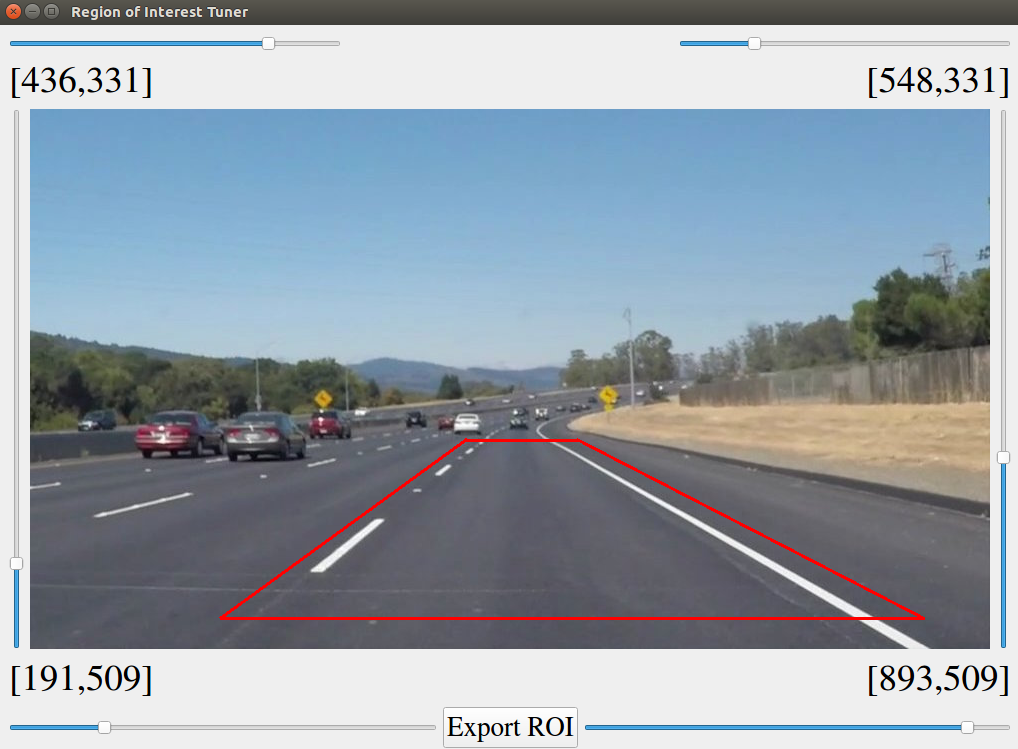
#> input picture utils/roi.png, 1018 x 749 px
$ python -i Helper.py   (imports and definitions only)
#> lines starting #> are read from the running program, lines starting #| are printed output that depends on the picture

import matplotlib.pyplot as plt
import matplotlib.image as mpimg
import numpy as np
import statistics
import cv2
import math


class ImageOperations(object):
    # def __init__(self,nb_frame):
        # self.nb_frame_ = nb_frame

    def read_image(self, file_name):
        """ Reads image from the file"""
        return mpimg.imread(file_name)
    # [19 lines left out: functions grayscale, imshow, not called in this run]

    def canny(self, img, low_threshold, high_threshold):
        """Applies the Canny transform"""
        return cv2.Canny(img, low_threshold, high_threshold)

    def gaussian_blur(self, img, kernel_size):
        """Applies a Gaussian Noise kernel"""
        return cv2.GaussianBlur(img, (kernel_size, kernel_size), 0)

    # [68 lines left out: functions region_of_interest, draw_lines, hough_lines, weighted_img, not called in this run]

    def point_vs_line_loc(self, lp_x1, lp_y1, lp_x2, lp_y2, p_x, p_y):
        v1 = (lp_x2-lp_x1, lp_y2-lp_y1)     # Vector 1
        v2 = (p_x-lp_x1, p_y-lp_y1)             # Vector 2
        cross_product = v1[0]*v2[1] - v1[1]*v2[0]
        if cross_product >= 0:
            return "cc_side"
        else:
            return "c_side"

    # @staticmethod
    def process_image(self, image):
        # if self.nb_frame_ == 0:
        cv2.imwrite('test_images/challenge.jpg', image)
        # print(image.shape)
        gray = cv2.cvtColor(image,cv2.COLOR_RGB2GRAY)
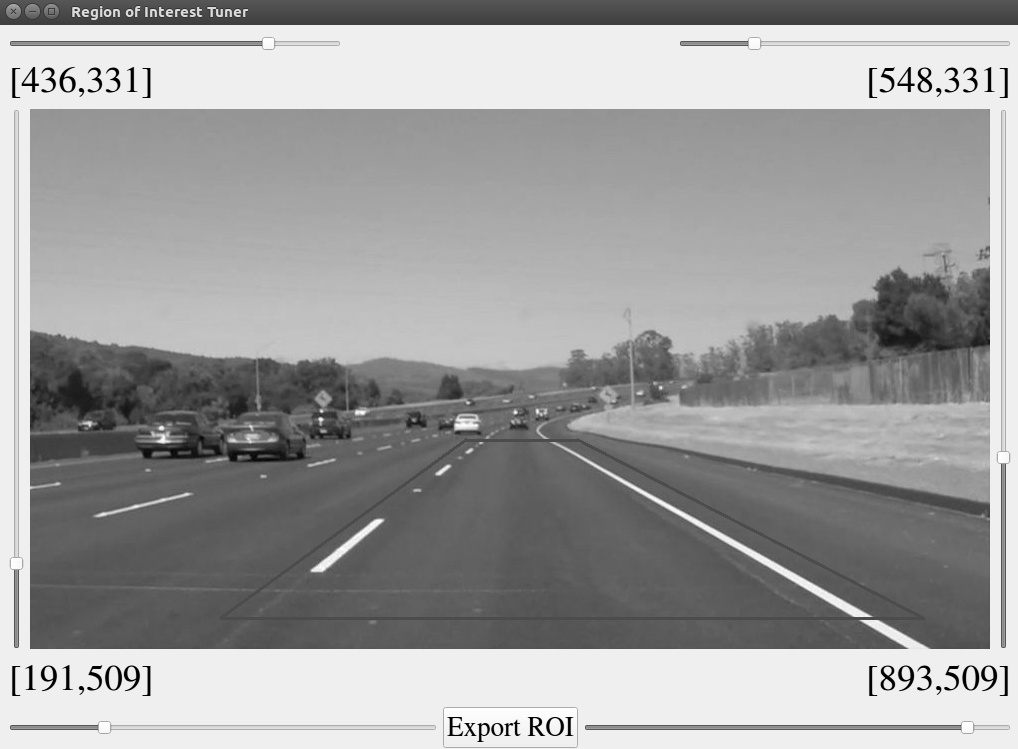
#> gray: shape (749, 1018); min 0, max 255, mean 157.7
        # print(gray.shape)
        # Define a kernel size and apply Gaussian smoothing
        kernel_size = 5
        blur_gray = cv2.GaussianBlur(gray,(kernel_size, kernel_size),0)

        # Define our parameters for Canny and apply
        low_threshold = 50
        high_threshold = 150
        edges = cv2.Canny(blur_gray, low_threshold, high_threshold)
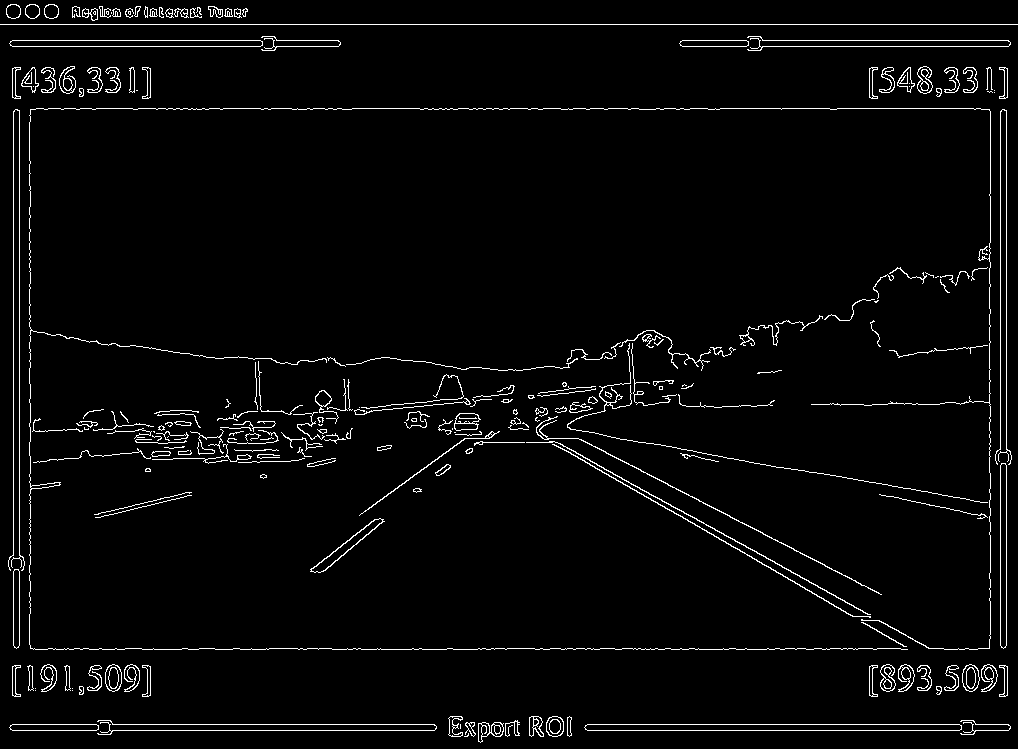
#> edges: shape (749, 1018); 3.2% white in thin lines or dots

        # Next we'll create a masked edges image using cv2.fillPoly()
        mask = np.zeros_like(edges)
        ignore_mask_color = 255

        # This time we are defining a four sided polygon to mask
        imshape = image.shape
#> imshape = (749, 1018, 3)
        vertices = np.array([[(0,imshape[0]),(0, 0), (imshape[1], 0), (imshape[1],imshape[0])]], dtype=np.int32)
        cv2.fillPoly(mask, vertices, ignore_mask_color)
#> mask: shape (749, 1018); every value is 255
        masked_edges = cv2.bitwise_and(edges, mask)

        # Define the Hough transform parameters
        # Make a blank the same size as our image to draw on
        rho = 1 # distance resolution in pixels of the Hough grid
        theta = np.pi/180 # angular resolution in radians of the Hough grid
        threshold = 1     # minimum number of votes (intersections in Hough grid cell)
        min_line_length = 7 #minimum number of pixels making up a line
        max_line_gap = 1    # maximum gap in pixels between connectable line segments
        line_image = np.copy(image)*0 # creating a blank to draw lines on
#> line_image: shape (749, 1018, 3); every value is 0

        # Run Hough on edge detected image
        # Output "lines" is an array containing endpoints of detected line segments
        lines = cv2.HoughLinesP(masked_edges, rho, theta, threshold, np.array([]),
                                    min_line_length, max_line_gap)
#> lines = 498 rows, first 6: [13, 558, 13, 369], [129, 92, 130, 68], [0, 24, 1017, 24], [33, 331, 40, 332], [296, 46, 338, 46], [587, 724, 959, 724]

        length = image.shape[0]
#> length = 749
        length = image.shape[0]
        buttom_left = (30, 600)
        top_left = (445, 320)
        top_right = (520, 320)
        buttom_right = (1000, 600)
        # Iterate over the output "lines" and draw lines on a blank image
        neg_slope = []
        pos_slope = []
        pos_slopes = []
        neg_slopes= []
        for line in lines:
            for x1,y1,x2,y2 in line:
                right_of_left_border = self.point_vs_line_loc(buttom_left[0],buttom_left[1],top_left[0],top_left[1], x1,y1) == "cc_side" and self.point_vs_line_loc(buttom_left[0],buttom_left[1],top_left[0],top_left[1], x2,y2) == "cc_side"
                left_of_right_border = self.point_vs_line_loc(buttom_right[0],buttom_right[1],top_right[0],top_right[1], x1,y1) == "c_side" and self.point_vs_line_loc(buttom_right[0],buttom_right[1],top_right[0],top_right[1], x2,y2) == "c_side"
                below_upper_border = self.point_vs_line_loc(top_right[0],top_right[1],top_left[0],top_left[1], x1,y1) == "c_side" and self.point_vs_line_loc(top_right[0],top_right[1],top_left[0],top_left[1], x2,y2) == "c_side"
                if right_of_left_border and left_of_right_border and below_upper_border:
                    slope = (y2-y1)/(x2-x1)
                    if slope>0:
                        neg_slope.append((x1,y1))
                        neg_slope.append((x2,y2))
                        neg_slopes.append(((y2-y1)/(x2-x1)))
                    else:
                        pos_slope.append((x1,y1))
                        pos_slope.append((x2,y2))
                        pos_slopes.append(((y2-y1)/(x2-x1)))
#> this loop made 498 passes
#> line on passes 1 to 3: [[13, 558, 13, 369]], [[129, 92, 130, 68]], [[0, 24, 1017, 24]]
        neg_median = statistics.median(neg_slopes)
        pos_median = statistics.median(pos_slopes)
        threshold = .2

        tmp = []
        for i in range(0,len(neg_slope),2):
            slope = (neg_slope[i+1][1]-neg_slope[i][1])/(neg_slope[i+1][0]-neg_slope[i][0])
            if abs(slope-neg_median) < threshold:
                tmp.append(neg_slope[i])
                tmp.append(neg_slope[i+1])
#> this loop made 69 passes
#> i on passes 3 to 14: 4, 6, 8, 10, 12, 14, 16, 18, 20, 22, 24, 26

        neg_slope = tmp
        tmp = []
        for i in range(0,len(pos_slope),2):
            slope = (pos_slope[i+1][1]-pos_slope[i][1])/(pos_slope[i+1][0]-pos_slope[i][0])
            if abs(slope-pos_median) < threshold:
                tmp.append(pos_slope[i])
                tmp.append(pos_slope[i+1])
#> this loop made 161 passes
        pos_slope = tmp
        # [5 lines of commented-out code are left out]

        [vx,vy,x,y] = cv2.fitLine(np.array(neg_slope, dtype=np.int32), cv2.DIST_L2,0,0.01,0.01)
        lefty = int(((top_right[0]-x)*vy/vx) + (y))
        righty = int(((buttom_right[0]-x)*vy/vx)+(y))
        cv2.line(image,(buttom_right[0],righty),(top_right[0],lefty),(0,0,255), 4)

        [vx,vy,x,y] = cv2.fitLine(np.array(pos_slope, dtype=np.int32), cv2.DIST_L2,0,0.01,0.01)
        lefty = int(((top_left[0]-x)*vy/vx) + (y))
        righty = int(((buttom_left[0]-x)*vy/vx)+(y))
        cv2.line(image,(buttom_left[0],righty),(top_left[0],lefty),(0,0,255),4)
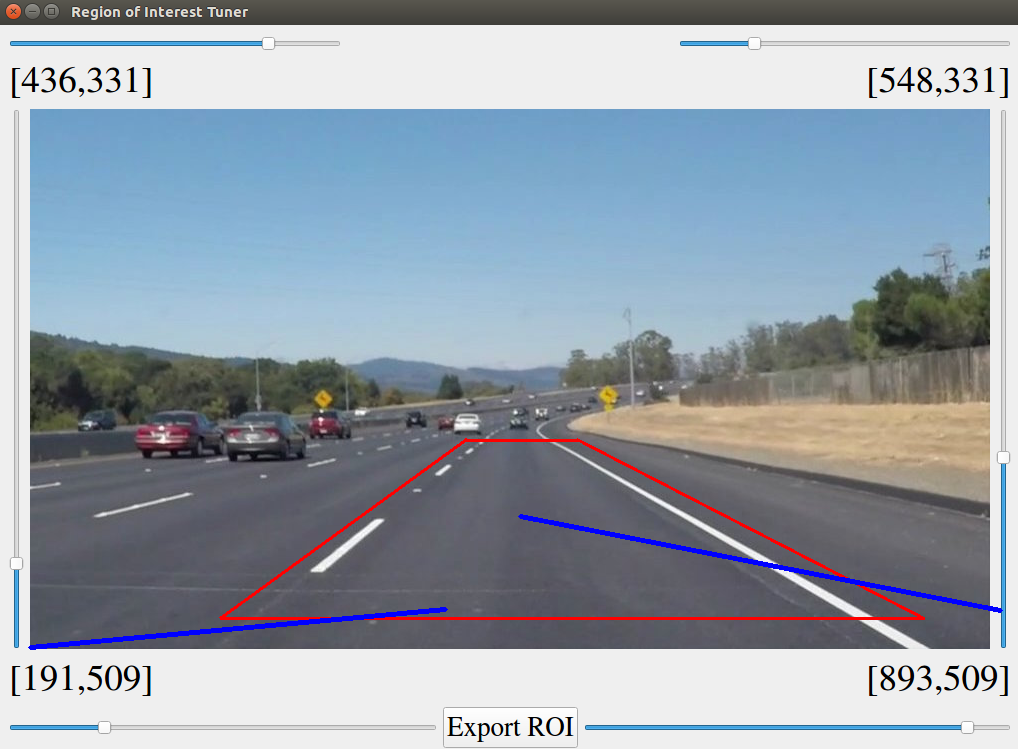
#> image: shape (749, 1018, 3); mean R, G, B 149.1, 159, 169.8

        # Create a "color" binary image to combine with line image
        # color_edges = np.dstack((image[:,:,0],image[:,:,1],image[:,:,2]))
        color_edges = np.dstack((edges, edges, edges))
#> color_edges: shape (749, 1018, 3); 3.2% white in thin lines or dots
        # Draw the lines on the edge image
        lines_edges = cv2.addWeighted(color_edges, 1, line_image, .5, 0) #,(515, 310), (980, 600)
        cv2.polylines(lines_edges, np.array([[top_left,top_right]], dtype=np.int32),False,(255,255,0) )
#> lines_edges: shape (749, 1018, 3); mean of channels 0, 1, 2 8.1, 8.1, 8.1
        cv2.polylines(lines_edges, np.array([[top_right,buttom_right]], dtype=np.int32),False,(255,255,0) )
        cv2.polylines(lines_edges, np.array([[top_left,buttom_left]], dtype=np.int32),False,(255,255,0) )
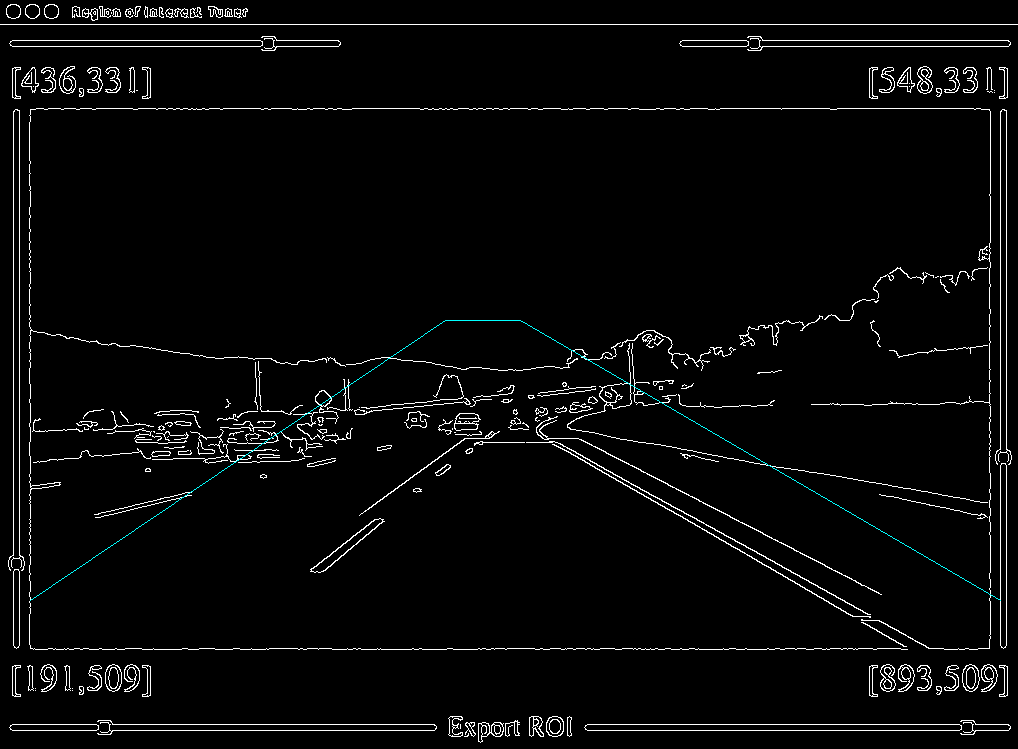
#> lines_edges: shape (749, 1018, 3); mean of channels 0, 1, 2 8.4, 8.4, 8.1; drawn as B, G, R

        return lines_edges

# n_frame = 0
# [5 lines left out: function wrapped_process_image, not called in this run]

>>> import cv2
>>> picture = cv2.cvtColor(cv2.imread('roi.png'), cv2.COLOR_BGR2RGB)
>>> result = ImageOperations().process_image(picture)
